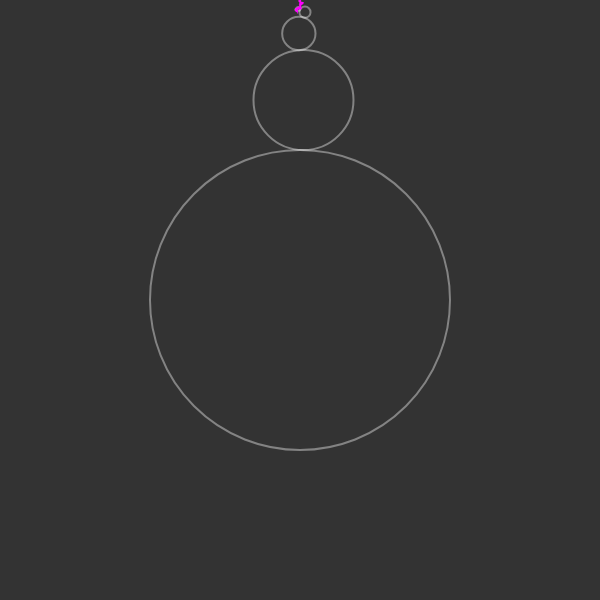
Frame 1 (no input)
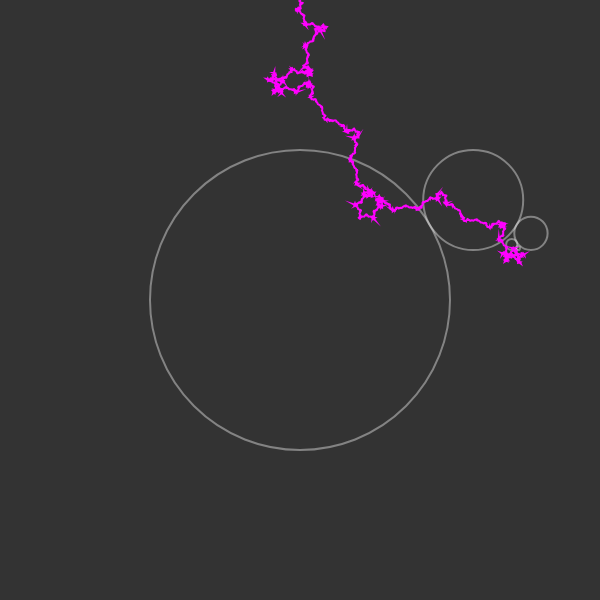
Frame 60 (no input)
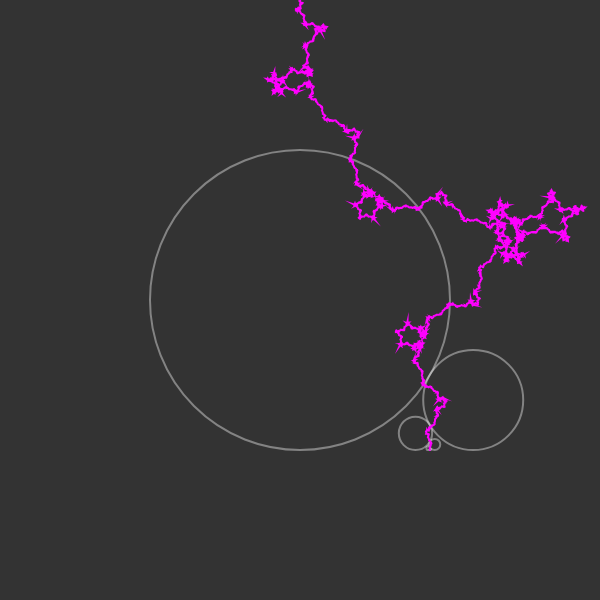
Frame 120 (the mouse pressed at the canvas centre since frame 60)

The p5.js sketch that drew these frames (run headless with seeded random() and noise() and a simulated clock; from frame 60 on, the mouse is pressed at the canvas centre):

// p5.js sketch
// ── sketch.js
let angle
let path = []
let resolution = 50

let sun
let end

function setup() {
    createCanvas(600, 600)
    sun = new Orbit(width / 2, height / 2, width / 4, 0)
    let next = sun
    for (let i = 0; i < 10; i++) {
        next = next.addChild()
    }
    end = next
}

function draw() {
    background(51)

    for (let i = 0; i < resolution; i++) {
        let next = sun
        while (next != null) {
            next.update()
            next = next.child
        }
        path.push(createVector(end.x, end.y))
    }

    let next = sun
    while (next != null) {
        next.show()
        next = next.child
    }

    beginShape()
    stroke(255, 0, 255)
    noFill()
    for (let pos of path) {
        vertex(pos.x, pos.y)
    }
    endShape()
}

// ── orbit.js
let k = -4

class Orbit {
    constructor(x_, y_, r_, n, p) {
        this.x = x_
        this.y = y_
        this.r = r_
        this.n = n
        this.parent = p
        this.child = null
        this.speed = radians(pow(k, n - 1)) / resolution
        this.angle = -PI / 2
    }

    show = function () {
        stroke(255, 100)
        strokeWeight(2)
        noFill()
        ellipse(this.x, this.y, this.r * 2, this.r * 2)
    }

    addChild() {
        let newr = this.r / 3.0
        let newx = this.x + this.r + newr
        let newy = this.y
        this.child = new Orbit(newx, newy, newr, this.n + 1, this)
        return this.child
    }

    update() {
        let parent = this.parent
        if (parent != null) {
            this.angle += this.speed
            let rsum = this.r + parent.r
            this.x = parent.x + rsum * cos(this.angle)
            this.y = parent.y + rsum * sin(this.angle)
        }
    }
}
